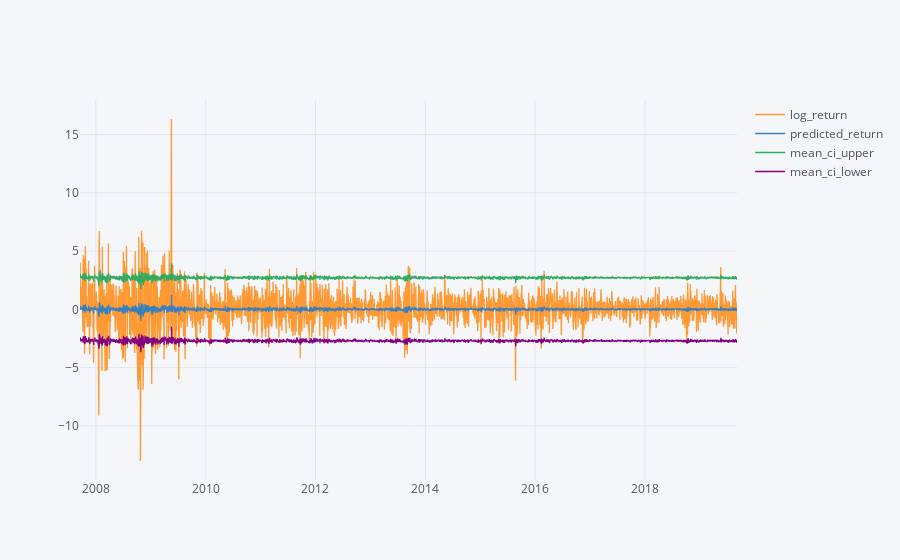

Source (notebook cell):
### Code cell
# prediction with confidence interval of 95% using optimum ARIMA model

predict_data = optimum_arma_result.get_prediction()
pred_df = predict_data.summary_frame()

train_df_pred = pd.concat([train_df,pred_df], axis=1)
# plotting with 95% confidence interval
train_df_pred[['log_return', 'predicted_return', 'mean_ci_upper', 'mean_ci_lower']].iplot()

### Figure 1 — Plotly figure (JSON) as saved in the notebook; plotly's stock layout.template omitted (floating-point values rounded to 4 significant figures; data arrays with more than 128 entries replaced by an {"elided": "..."} marker saying what was removed)
{"data": [{"line": {"color": "rgba(255, 153, 51, 1.0)", "dash": "solid", "shape": "linear", "width": 1.3}, "mode": "lines", "name": "log_return", "text": "", "type": "scatter", "x": {"elided": "2924 str values"}, "y": {"elided": "2924 float values"}}, {"line": {"color": "rgba(55, 128, 191, 1.0)", "dash": "solid", "shape": "linear", "width": 1.3}, "mode": "lines", "name": "predicted_return", "text": "", "type": "scatter", "x": {"elided": "2924 str values"}, "y": {"elided": "2924 float values"}}, {"line": {"color": "rgba(50, 171, 96, 1.0)", "dash": "solid", "shape": "linear", "width": 1.3}, "mode": "lines", "name": "mean_ci_upper", "text": "", "type": "scatter", "x": {"elided": "2924 str values"}, "y": {"elided": "2924 float values"}}, {"line": {"color": "rgba(128, 0, 128, 1.0)", "dash": "solid", "shape": "linear", "width": 1.3}, "mode": "lines", "name": "mean_ci_lower", "text": "", "type": "scatter", "x": {"elided": "2924 str values"}, "y": {"elided": "2924 float values"}}], "layout": {"legend": {"bgcolor": "#F5F6F9", "font": {"color": "#4D5663"}}, "paper_bgcolor": "#F5F6F9", "plot_bgcolor": "#F5F6F9", "title": {"font": {"color": "#4D5663"}}, "xaxis": {"gridcolor": "#E1E5ED", "showgrid": true, "tickfont": {"color": "#4D5663"}, "title": {"font": {"color": "#4D5663"}, "text": ""}, "zerolinecolor": "#E1E5ED"}, "yaxis": {"gridcolor": "#E1E5ED", "showgrid": true, "tickfont": {"color": "#4D5663"}, "title": {"font": {"color": "#4D5663"}, "text": ""}, "zerolinecolor": "#E1E5ED"}}}
